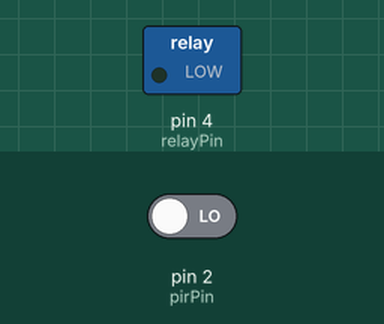
This sketch was run on a simulated Arduino Uno, built with avr-gcc and run on an emulated ATmega328P. Shown: switched loads named in the sketch (green lamp = pin HIGH). The inputs (shaded band) are chosen by the test bench; at power-on: pin 2 (pirPin) LOW. What the sketch prints to the serial monitor is not drawn.

Above: at 1.2 s.
1.3 s: pin 2 (pirPin) driven HIGH
At 2.2 s:
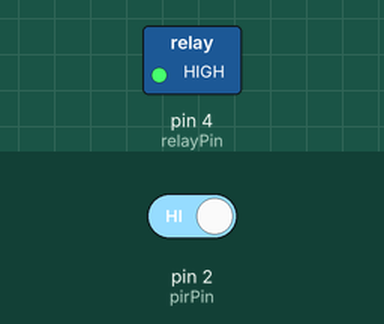
2.8 s: pin 2 (pirPin) driven LOW
At 3.4 s:
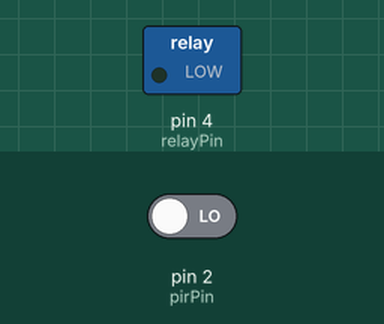
Timing chart, 0 to 5.8 s (numbered marks = the images above; inputs shaded):
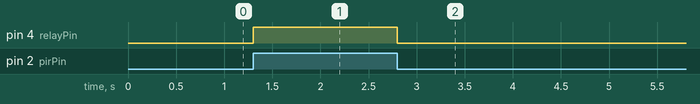

Measured:
- after the input at 1.3 s, pin 4 (relayPin): LOW → HIGH at once
- after the input at 2.8 s, pin 4 (relayPin): HIGH → LOW at once

The sketch:

PirVrelay.ino
```cpp
int pirPin = 2; // Digital pin connected to the PIR sensor
int relayPin = 4 ; // Digital pin connected to the relay module

void setup() {
  pinMode(pirPin, INPUT);
  pinMode(relayPin, OUTPUT);
  Serial.begin(115200);
}

void loop() {
  int pirState = digitalRead(pirPin);
  if (pirState == HIGH) {
    Serial.println("Motion Detected");

    digitalWrite(relayPin, HIGH);

  } else {
    // No motion, turn off the lamp
    digitalWrite(relayPin, LOW);
    Serial.println("No one is there");
  }
}
 
```
